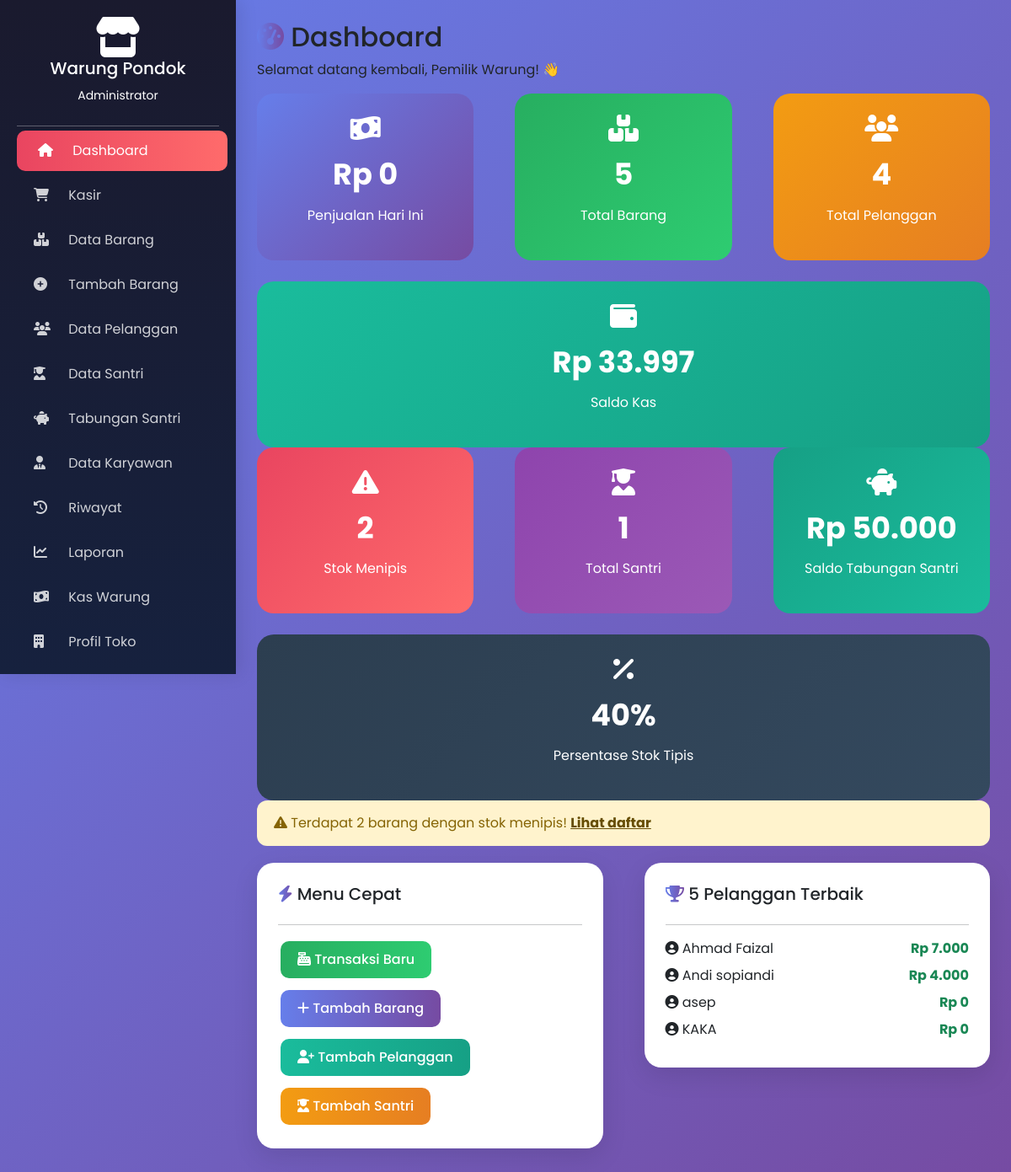
Page /?page=dashboard (signed in) on the committed database.
### tables this page shows
CREATE TABLE `profil_toko` (
  `id` int(11) NOT NULL DEFAULT 1,
  `nama_toko` varchar(100) NOT NULL DEFAULT 'Warung Pondok',
  `alamat` text DEFAULT NULL,
  `no_telp` varchar(20) DEFAULT NULL,
  `email` varchar(50) DEFAULT NULL,
  `logo` varchar(100) DEFAULT NULL,
  `footer_text` varchar(255) DEFAULT 'Terima kasih atas kunjungan Anda',
  `created_at` datetime DEFAULT current_timestamp(),
  `updated_at` datetime DEFAULT current_timestamp() ON UPDATE current_timestamp()
);

CREATE TABLE `kas_warung` (
  `id` int(11) NOT NULL,
  `tanggal` date NOT NULL,
  `jenis` enum('pemasukan','pengeluaran') NOT NULL,
  `keterangan` varchar(255) DEFAULT NULL,
  `jumlah` decimal(10,2) NOT NULL,
  `saldo_akhir` decimal(10,2) NOT NULL
);

CREATE TABLE `pelanggan` (
  `id` int(11) NOT NULL,
  `kode_pelanggan` varchar(20) NOT NULL,
  `nama_pelanggan` varchar(100) NOT NULL,
  `no_telp` varchar(15) DEFAULT NULL,
  `alamat` text DEFAULT NULL,
  `total_belanja` decimal(10,2) DEFAULT 0.00,
  `terakhir_belanja` date DEFAULT NULL,
  `status` enum('aktif','nonaktif') DEFAULT 'aktif'
);

### index.php (the view, shortened to what this page needs)
<?php
$host = 'localhost';
$dbname = 'warung_pondok';
$user = 'root';
$pass = '';
try {
    $pdo = new PDO("mysql:host=$host;dbname=$dbname", $user, $pass);
    $pdo->setAttribute(PDO::ATTR_ERRMODE, PDO::ERRMODE_EXCEPTION);
} catch(PDOException $e) {
    die("Koneksi gagal: " . $e->getMessage());
}
function rupiah($angka) {
    return "Rp " . number_format(floatval($angka), 0, ',', '.');
}
function isLoggedIn() {
    return isset($_SESSION['user_id']);
}
function isAdmin() {
    return isset($_SESSION['role']) && $_SESSION['role'] == 'admin';
}
function getProfil($pdo) {
    $stmt = $pdo->query("SELECT * FROM profil_toko WHERE id = 1");
    return $stmt->fetch(PDO::FETCH_ASSOC);
}
try {
    $pdo->query("SELECT 1 FROM santri LIMIT 1");
} catch(PDOException $e) {}
$page = $_GET['page'] ?? 'login';
?>
<!DOCTYPE html>
<html lang="id">
<head>
    <link href="https://cdn.jsdelivr.net/npm/bootstrap@5.3.0/dist/css/bootstrap.min.css" rel="stylesheet">
    <link rel="stylesheet" href="https://cdnjs.cloudflare.com/ajax/libs/font-awesome/6.4.0/css/all.min.css">
</head>
<body class="<?= !isLoggedIn() ? 'login-page' : '' ?>">
<?php if(!isLoggedIn()): ?>
    <div class="login-box">
        <div class="text-center mb-4">
            <i class="fas fa-store fa-4x text-gradient"></i>
            <h3 class="mt-3">Warung Pondok</h3>
            <p class="text-muted">Sistem Penjualan & Stok</p>
        </div>
        <?php if(isset($error)): ?>
            <div class="alert alert-danger"><?= $error ?></div>
        <?php endif; ?>
        <form method="POST">
            <div class="form-group">
                <label><i class="fas fa-user"></i> Username</label>
                <input type="text" name="username" class="form-control" placeholder="Masukkan username" required>
            </div>
            <div class="form-group">
                <label><i class="fas fa-lock"></i> Password</label>
                <input type="password" name="password" class="form-control" placeholder="Masukkan password" required>
            </div>
            <button type="submit" name="login" class="btn btn-primary w-100"><i class="fas fa-sign-in-alt"></i> Login</button>
        </form>
        <hr>
        <div class="text-center text-muted small">
           JANGAN LUPA LOGIN TERLEBIH DAHULU YA!
        </div>
    </div>
<?php else: ?>
<div class="sidebar">
    <div class="text-center mb-4">
        <?php
        $profil = getProfil($pdo);
        if($profil && !empty($profil['logo']) && file_exists($profil['logo'])): ?>
            <img src="<?= $profil['logo'] ?>" style="width: 60px; height: 60px; border-radius: 50%; object-fit: cover; margin-bottom: 10px;">
        <?php else: ?>
            <i class="fas fa-store fa-3x"></i>
        <?php endif; ?>
        <h5><?= htmlspecialchars($profil['nama_toko'] ?? 'Warung Pondok') ?></h5>
        <small><?= $_SESSION['role'] == 'admin' ? 'Administrator' : 'Karyawan' ?></small>
    </div>
    <hr style="margin: 0 20px; opacity: 0.3;">
    <a href="?page=dashboard" class="<?= $page == 'dashboard' ? 'active' : '' ?>"><i class="fas fa-home"></i> Dashboard</a>
    <a href="?page=kasir" class="<?= $page == 'kasir' ? 'active' : '' ?>"><i class="fas fa-shopping-cart"></i> Kasir</a>
    <a href="?page=barang" class="<?= $page == 'barang' ? 'active' : '' ?>"><i class="fas fa-boxes"></i> Data Barang</a>
    <a href="?page=tambah_barang" class="<?= $page == 'tambah_barang' ? 'active' : '' ?>"><i class="fas fa-plus-circle"></i> Tambah Barang</a>
    <a href="?page=pelanggan" class="<?= $page == 'pelanggan' ? 'active' : '' ?>"><i class="fas fa-users"></i> Data Pelanggan</a>
    <a href="?page=santri" class="<?= $page == 'santri' ? 'active' : '' ?>"><i class="fas fa-user-graduate"></i> Data Santri</a>
    <a href="?page=tabungan" class="<?= $page == 'tabungan' ? 'active' : '' ?>"><i class="fas fa-piggy-bank"></i> Tabungan Santri</a>
    <?php if(isAdmin()): ?>
    <a href="?page=karyawan" class="<?= $page == 'karyawan' ? 'active' : '' ?>"><i class="fas fa-user-tie"></i> Data Karyawan</a>
    <?php endif; ?>
    <a href="?page=riwayat" class="<?= $page == 'riwayat' ? 'active' : '' ?>"><i class="fas fa-history"></i> Riwayat</a>
    <a href="?page=laporan" class="<?= $page == 'laporan' ? 'active' : '' ?>"><i class="fas fa-chart-line"></i> Laporan</a>
    <a href="?page=kas" class="<?= $page == 'kas' ? 'active' : '' ?>"><i class="fas fa-money-bill-wave"></i> Kas Warung</a>
    <a href="?page=profil" class="<?= $page == 'profil' ? 'active' : '' ?>"><i class="fas fa-building"></i> Profil Toko</a>
    <?php if(isAdmin()): ?>
    <a href="?page=reset_data" class="<?= $page == 'reset_data' ? 'active' : '' ?>"><i class="fas fa-database"></i> Reset Data</a>
    <?php endif; ?>
</div>
<div class="content">
    <?php
    if($page == 'dashboard'):
        $penjualan_hari = $pdo->query("SELECT SUM(total_harga) as total FROM penjualan WHERE DATE(tanggal) = CURDATE()")->fetch()['total'] ?? 0;
        $total_barang = $pdo->query("SELECT COUNT(*) FROM barang")->fetchColumn();
        $total_pelanggan = $pdo->query("SELECT COUNT(*) FROM pelanggan WHERE nama_pelanggan != 'Umum'")->fetchColumn();
        $saldo_kas = $pdo->query("SELECT saldo_akhir FROM kas_warung ORDER BY id DESC LIMIT 1")->fetchColumn() ?: 0;
        $stokTipis = $pdo->query("SELECT COUNT(*) FROM barang WHERE stok <= stok_minimum")->fetchColumn();
        $total_santri = $pdo->query("SELECT COUNT(*) FROM santri")->fetchColumn();
        $total_saldo_santri = $pdo->query("SELECT SUM(saldo_tabungan) FROM santri")->fetchColumn() ?: 0;
    ?>
        <h2><i class="fas fa-tachometer-alt text-gradient"></i> Dashboard</h2>
        <p>Selamat datang kembali, <?= htmlspecialchars($_SESSION['nama']) ?>! 👋</p>
        <div class="row">
            <div class="col"><div class="stat-card" style="background: linear-gradient(135deg, #667eea, #764ba2);"><i class="fas fa-money-bill-wave fa-2x"></i><h3><?= rupiah($penjualan_hari) ?></h3><p>Penjualan Hari Ini</p></div></div>
            <div class="col"><div class="stat-card" style="background: linear-gradient(135deg, #27ae60, #2ecc71);"><i class="fas fa-boxes fa-2x"></i><h3><?= $total_barang ?></h3><p>Total Barang</p></div></div>
            <div class="col"><div class="stat-card" style="background: linear-gradient(135deg, #f39c12, #e67e22);"><i class="fas fa-users fa-2x"></i><h3><?= $total_pelanggan ?></h3><p>Total Pelanggan</p></div></div>
            <div class="col"><div class="stat-card" style="background: linear-gradient(135deg, #1abc9c, #16a085);"><i class="fas fa-wallet fa-2x"></i><h3><?= rupiah($saldo_kas) ?></h3><p>Saldo Kas</p></div></div>
        </div>
        <div class="row">
            <div class="col"><div class="stat-card" style="background: linear-gradient(135deg, #e94560, #ff6b6b);"><i class="fas fa-exclamation-triangle fa-2x"></i><h3><?= $stokTipis ?></h3><p>Stok Menipis</p></div></div>
            <div class="col"><div class="stat-card" style="background: linear-gradient(135deg, #8e44ad, #9b59b6);"><i class="fas fa-user-graduate fa-2x"></i><h3><?= $total_santri ?></h3><p>Total Santri</p></div></div>
            <div class="col"><div class="stat-card" style="background: linear-gradient(135deg, #16a085, #1abc9c);"><i class="fas fa-piggy-bank fa-2x"></i><h3><?= rupiah($total_saldo_santri) ?></h3><p>Saldo Tabungan Santri</p></div></div>
            <div class="col"><div class="stat-card" style="background: linear-gradient(135deg, #2c3e50, #34495e);"><i class="fas fa-percent fa-2x"></i><h3><?= $total_barang > 0 ? round(($stokTipis/$total_barang)*100, 1) : 0 ?>%</h3><p>Persentase Stok Tipis</p></div></div>
        </div>
        <?php if($stokTipis > 0): ?>
        <div class="alert alert-warning"><i class="fas fa-exclamation-triangle"></i> Terdapat <?= $stokTipis ?> barang dengan stok menipis! <a href="?page=barang" class="alert-link">Lihat daftar</a></div>
        <?php endif; ?>
        <div class="row mt-3">
            <div class="col">
                <div class="card">
                    <h5><i class="fas fa-bolt text-gradient"></i> Menu Cepat</h5>
                    <hr>
                    <div class="d-flex gap-2 flex-wrap">
                        <a href="?page=kasir" class="btn btn-success"><i class="fas fa-cash-register"></i> Transaksi Baru</a>
                        <a href="?page=tambah_barang" class="btn btn-primary"><i class="fas fa-plus"></i> Tambah Barang</a>
                        <a href="?page=pelanggan" class="btn btn-info"><i class="fas fa-user-plus"></i> Tambah Pelanggan</a>
                        <a href="?page=santri" class="btn btn-warning"><i class="fas fa-user-graduate"></i> Tambah Santri</a>
                    </div>
                </div>
            </div>
            <div class="col">
                <div class="card">
                    <h5><i class="fas fa-trophy text-gradient"></i> 5 Pelanggan Terbaik</h5>
                    <hr>
                    <?php
                    $topPelanggan = $pdo->query("SELECT nama_pelanggan, total_belanja FROM pelanggan WHERE nama_pelanggan != 'Umum' ORDER BY total_belanja DESC LIMIT 5")->fetchAll();
                    foreach($topPelanggan as $p): ?>
                        <div class="d-flex justify-content-between mb-2"><span><i class="fas fa-user-circle"></i> <?= $p['nama_pelanggan'] ?></span><span class="fw-bold text-success"><?= rupiah($p['total_belanja']) ?></span></div>
                    <?php endforeach; ?>
                </div>
            </div>
        </div>
    <?php
    endif; ?>
</div>
<?php endif; ?>
</body>
</html>

### index.php (style rules this page uses)
* { margin: 0; padding: 0; box-sizing: border-box; }
body { font-family: 'Poppins', sans-serif; background: linear-gradient(135deg, #667eea 0%, #764ba2 100%); min-height: 100vh; }
.sidebar { position: fixed; top: 0; left: 0; width: 280px; height: 100vh; background: linear-gradient(180deg, #1a1a2e 0%, #16213e 100%); color: white; padding-top: 20px; overflow-y: auto; z-index: 1000; box-shadow: 5px 0 20px rgba(0,0,0,0.1); }
.sidebar a { display: block; padding: 12px 25px; color: rgba(255,255,255,0.8); text-decoration: none; transition: all 0.3s; margin: 5px 15px; border-radius: 10px; }
.sidebar a:hover, .sidebar a.active { background: linear-gradient(90deg, #e94560, #ff6b6b); color: white; transform: translateX(5px); }
.sidebar a i { margin-right: 12px; width: 25px; }
.content { margin-left: 280px; padding: 25px; min-height: 100vh; }
.card { background: white; border-radius: 20px; padding: 25px; margin-bottom: 25px; box-shadow: 0 10px 30px rgba(0,0,0,0.1); border: none; transition: transform 0.3s; }
.stat-card { text-align: center; padding: 25px; border-radius: 20px; color: white; transition: all 0.3s; }
.stat-card h3 { font-size: 2.2rem; font-weight: 700; margin: 15px 0; }
.btn { padding: 10px 20px; border: none; border-radius: 10px; cursor: pointer; display: inline-block; margin: 3px; font-weight: 500; transition: all 0.3s; }
.btn-primary { background: linear-gradient(90deg, #667eea, #764ba2); color: white; }
.btn-warning { background: linear-gradient(90deg, #f39c12, #e67e22); color: white; }
.btn-success { background: linear-gradient(90deg, #27ae60, #2ecc71); color: white; }
.btn-info { background: linear-gradient(90deg, #1abc9c, #16a085); color: white; }
.alert { padding: 15px 20px; border-radius: 12px; margin-bottom: 20px; border: none; }
.alert-warning { background: #fff3cd; color: #856404; }
.row { display: flex; gap: 25px; flex-wrap: wrap; }
.col { flex: 1; min-width: 280px; }
.text-gradient { background: linear-gradient(90deg, #667eea, #764ba2); -webkit-background-clip: text; -webkit-text-fill-color: transparent; }

### rows in the picture
profil_toko: nama_toko "Warung Pondok"
kas_warung: saldo_akhir "Rp 33.997"
pelanggan: nama_pelanggan "Ahmad Faizal", total_belanja "Rp 7.000"
pelanggan: nama_pelanggan "Andi sopiandi", total_belanja "Rp 4.000"
pelanggan: nama_pelanggan "asep", total_belanja "Rp 0"
pelanggan: nama_pelanggan "KAKA", total_belanja "Rp 0"

### other values in the picture
$_SESSION['nama'] "Pemilik Warung"
rupiah($penjualan_hari) "Rp 0"
$total_barang "5"
$total_pelanggan "4"
$stokTipis "2"
$total_santri "1"
rupiah($total_saldo_santri) "Rp 50.000"
